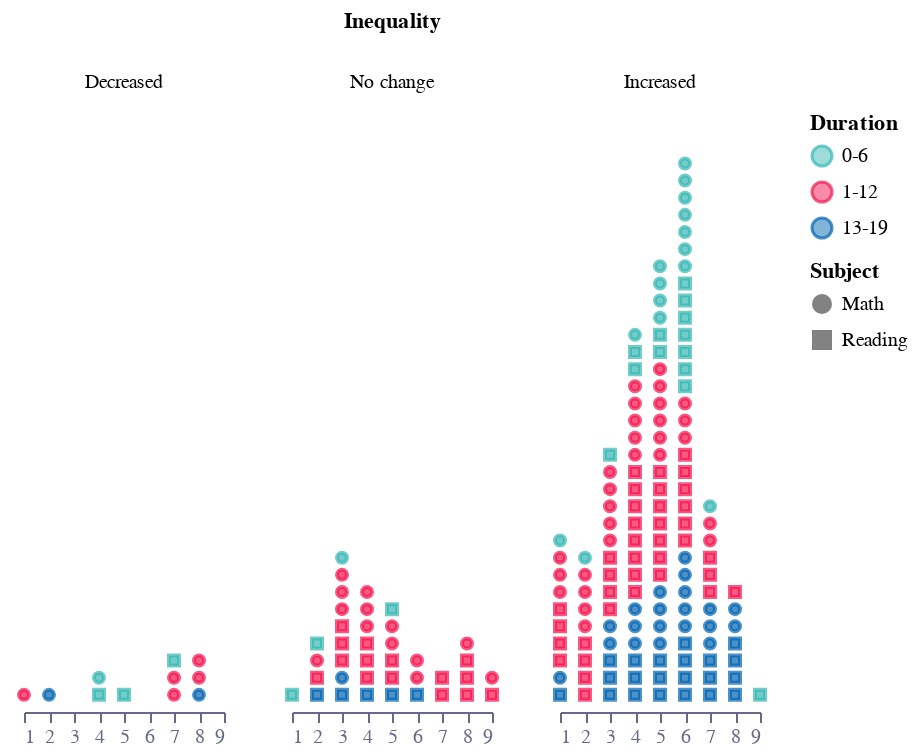

Notebook cell for this chart:
### Code cell
base = alt.Chart(f2).encode(
    x=alt.X(
        "grade:Q",
        sort=[],
        axis=alt.Axis(
            grid=False,
            titleAlign="center",
            titleAnchor="middle",
            title="",
            titleY=-15,
            titleX=207,
            labelColor=colors["eco-gray"],
            titleColor=colors["eco-gray"],
            tickColor=colors["eco-gray"],
            domainColor=colors["eco-gray"],
            tickCount=10,
            orient="bottom",
            labelAngle=0,
        ),
        scale=alt.Scale(domain=[1,9])
    )
)
c2=[colors['eco-turquiose'],colors['eco-dot'],colors['eco-mid-blue']]
points = base.mark_point(
    size=25,
).encode(
    y=alt.Y('value:Q',stack=True,axis=None),
    shape=alt.Shape('subject:N',legend=alt.Legend(title='Subject')),
    column=alt.Column('inequality:N',sort=[],title='Inequality'),
    fill=alt.Fill('duration:N',scale=alt.Scale(range=c2),legend=alt.Legend(title='Duration')),
    color=alt.Color('duration:N',scale=alt.Scale(range=c2))
)
layer1 = (
    ((points).properties(height=300, width=100))
    .configure_view(stroke=None)
    .properties(title="")
)
layer1.save("visualisation/" + f + ".json")
layer1.save("visualisation/" + f + ".svg")
layer1.save("visualisation/" + f + ".png")
open("README.md", "a").write(readme)
layer1

### Figure 1 — Vega-Lite specification as saved in the notebook (floating-point values rounded to 4 significant figures; data arrays with more than 128 entries replaced by an {"elided": "..."} marker saying what was removed)
{"config": {"view": {"continuousWidth": 400, "continuousHeight": 300, "stroke": null}}, "data": {"name": "data-7a48f33bab4ca69110be3634e9185398"}, "mark": {"type": "point", "size": 25}, "encoding": {"color": {"field": "duration", "scale": {"range": ["#36B7B4", "#F4134D", "#0063AF"]}, "type": "nominal"}, "column": {"field": "inequality", "sort": [], "title": "Inequality", "type": "nominal"}, "fill": {"field": "duration", "legend": {"title": "Duration"}, "scale": {"range": ["#36B7B4", "#F4134D", "#0063AF"]}, "type": "nominal"}, "shape": {"field": "subject", "legend": {"title": "Subject"}, "type": "nominal"}, "x": {"axis": {"domainColor": "#676A86", "grid": false, "labelAngle": 0, "labelColor": "#676A86", "orient": "bottom", "tickColor": "#676A86", "tickCount": 10, "title": "", "titleAlign": "center", "titleAnchor": "middle", "titleColor": "#676A86", "titleX": 207, "titleY": -15}, "field": "grade", "scale": {"domain": [1, 9]}, "sort": [], "type": "quantitative"}, "y": {"axis": null, "field": "value", "stack": true, "type": "quantitative"}}, "height": 300, "title": "", "width": 100, "$schema": "https://vega.github.io/schema/vega-lite/v4.17.0.json", "datasets": {"data-7a48f33bab4ca69110be3634e9185398": {"elided": "183 records"}}}
